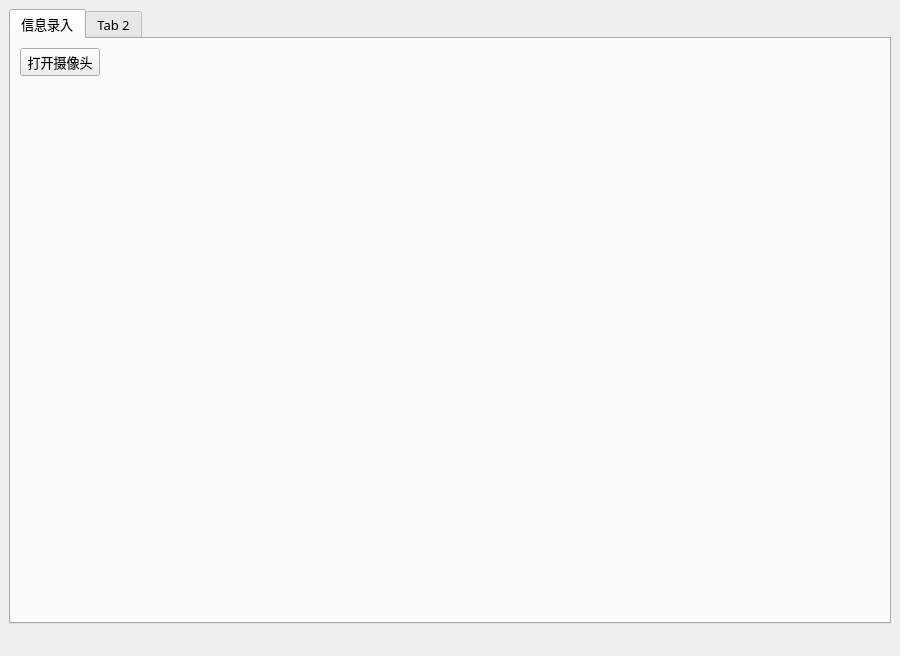
<?xml version="1.0" encoding="UTF-8"?>
<ui version="4.0">
 <class>InStore</class>
 <widget class="QMainWindow" name="InStore">
  <property name="windowModality">
   <enum>Qt::ApplicationModal</enum>
  </property>
  <property name="enabled">
   <bool>true</bool>
  </property>
  <property name="geometry">
   <rect>
    <x>0</x>
    <y>0</y>
    <width>900</width>
    <height>656</height>
   </rect>
  </property>
  <property name="sizePolicy">
   <sizepolicy hsizetype="Expanding" vsizetype="Expanding">
    <horstretch>0</horstretch>
    <verstretch>0</verstretch>
   </sizepolicy>
  </property>
  <property name="baseSize">
   <size>
    <width>800</width>
    <height>600</height>
   </size>
  </property>
  <property name="font">
   <font>
    <family>微软雅黑</family>
    <pointsize>10</pointsize>
   </font>
  </property>
  <property name="focusPolicy">
   <enum>Qt::ClickFocus</enum>
  </property>
  <property name="acceptDrops">
   <bool>true</bool>
  </property>
  <property name="windowTitle">
   <string extracomment="入库管理系统">入库管理系统</string>
  </property>
  <property name="windowIcon">
   <iconset>
    <activeon>pics/icons/refund.png</activeon>
   </iconset>
  </property>
  <property name="windowOpacity">
   <double>0.900000000000000</double>
  </property>
  <property name="toolTip">
   <string extracomment="入库管理系统">&lt;html&gt;&lt;head/&gt;&lt;body&gt;&lt;p&gt;入库管理系统&lt;/p&gt;&lt;/body&gt;&lt;/html&gt;</string>
  </property>
  <property name="toolTipDuration">
   <number>1</number>
  </property>
  <property name="statusTip">
   <string/>
  </property>
  <property name="whatsThis">
   <string/>
  </property>
  <property name="autoFillBackground">
   <bool>true</bool>
  </property>
  <property name="locale">
   <locale language="Chinese" country="China"/>
  </property>
  <property name="inputMethodHints">
   <set>Qt::ImhDate|Qt::ImhHiddenText|Qt::ImhPreferNumbers|Qt::ImhSensitiveData|Qt::ImhTime</set>
  </property>
  <property name="tabShape">
   <enum>QTabWidget::Rounded</enum>
  </property>
  <property name="dockNestingEnabled">
   <bool>true</bool>
  </property>
  <property name="dockOptions">
   <set>QMainWindow::AllowNestedDocks|QMainWindow::AnimatedDocks</set>
  </property>
  <property name="unifiedTitleAndToolBarOnMac">
   <bool>false</bool>
  </property>
  <widget class="QWidget" name="centralwidget">
   <property name="sizePolicy">
    <sizepolicy hsizetype="Expanding" vsizetype="Expanding">
     <horstretch>0</horstretch>
     <verstretch>0</verstretch>
    </sizepolicy>
   </property>
   <layout class="QVBoxLayout" name="verticalLayout">
    <item>
     <widget class="QTabWidget" name="tabWidget">
      <widget class="QWidget" name="infoInput">
       <attribute name="icon">
        <iconset>
         <activeon>pics/icons/invoice.png</activeon>
        </iconset>
       </attribute>
       <attribute name="title">
        <string>信息录入</string>
       </attribute>
       <layout class="QFormLayout" name="formLayout">
        <item row="0" column="0">
         <widget class="QPushButton" name="openCamera">
          <property name="toolTip">
           <string>点此处打开摄像头，进行信息录入</string>
          </property>
          <property name="text">
           <string>打开摄像头</string>
          </property>
          <property name="icon">
           <iconset>
            <selectedoff>pics/icons/webcam.png</selectedoff>
           </iconset>
          </property>
         </widget>
        </item>
       </layout>
      </widget>
      <widget class="QWidget" name="tab_2">
       <attribute name="title">
        <string>Tab 2</string>
       </attribute>
      </widget>
     </widget>
    </item>
   </layout>
  </widget>
  <widget class="QMenuBar" name="menubar">
   <property name="geometry">
    <rect>
     <x>0</x>
     <y>0</y>
     <width>900</width>
     <height>26</height>
    </rect>
   </property>
   <property name="contextMenuPolicy">
    <enum>Qt::DefaultContextMenu</enum>
   </property>
   <property name="toolTipDuration">
    <number>1</number>
   </property>
   <property name="defaultUp">
    <bool>false</bool>
   </property>
  </widget>
  <widget class="QStatusBar" name="statusbar">
   <property name="toolTipDuration">
    <number>1</number>
   </property>
   <property name="autoFillBackground">
    <bool>true</bool>
   </property>
   <property name="sizeGripEnabled">
    <bool>false</bool>
   </property>
  </widget>
 </widget>
 <resources/>
 <connections/>
</ui>
